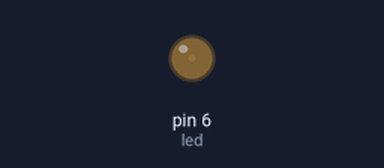
The sketch below on a simulated Arduino Uno, built with avr-gcc and run on an emulated ATmega328P. Shown: output pins drawn as LEDs (lit = HIGH).

Above: at 0.05 s.
At 0.95 s:
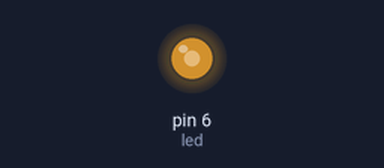
At 1.4 s:
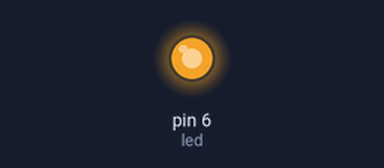
At 2.75 s:
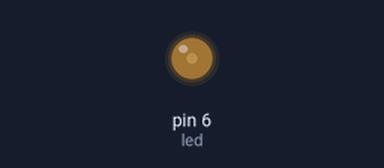
Timing chart, 0 to 7.0 s (numbered marks = the images above):
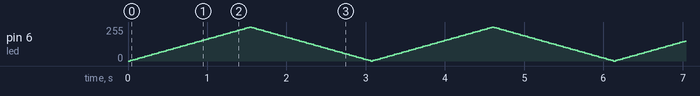

The sketch:

Bai_05_thay_doi_do_sang_den_LED.ino
```cpp
int led = 6;
int brightness = 0;
int fadeAmount = 5; //the amout of every light changes

void setup(){
    //pinMode den led la OUTPUT
    pinMode(led, OUTPUT);
}

void loop() {
    //xuat ra gia tri do sang den LED
    analogWrite(led, brightness);

    //thay doi gia tri la den LED
    brightness = brightness + fadeAmount;

    //If brightness == 0 or 255, brightness will be positive or negative
    if (brightness == 0 || brightness == 255) {
        fadeAmount = -fadeAmount;
    }

    //wait for 30ms to see changes
    delay(30);
}
```
